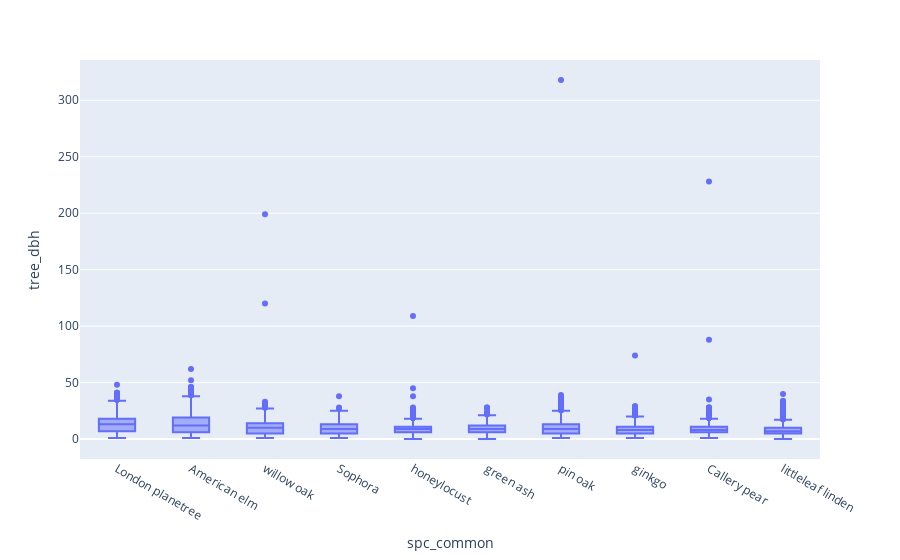

Here is the notebook cell this chart was saved with:
### Code cell
px.box(
    fat_tree,
    x='spc_common',
    y='tree_dbh',

    )

### Figure 1 — Plotly figure (JSON) as saved in the notebook; plotly's stock layout.template omitted (floating-point values rounded to 4 significant figures; data arrays with more than 128 entries replaced by an {"elided": "..."} marker saying what was removed)
{"data": [{"alignmentgroup": "True", "hovertemplate": "spc_common=%{x}<br>tree_dbh=%{y}<extra></extra>", "legendgroup": "", "marker": {"color": "#636efa"}, "name": "", "notched": false, "offsetgroup": "", "orientation": "v", "showlegend": false, "type": "box", "x": {"elided": "46181 str values"}, "x0": " ", "xaxis": "x", "y": {"elided": "46181 int values"}, "y0": " ", "yaxis": "y"}], "layout": {"boxmode": "group", "legend": {"tracegroupgap": 0}, "margin": {"t": 60}, "xaxis": {"anchor": "y", "domain": [0, 1], "title": {"text": "spc_common"}}, "yaxis": {"anchor": "x", "domain": [0, 1], "title": {"text": "tree_dbh"}}}}
